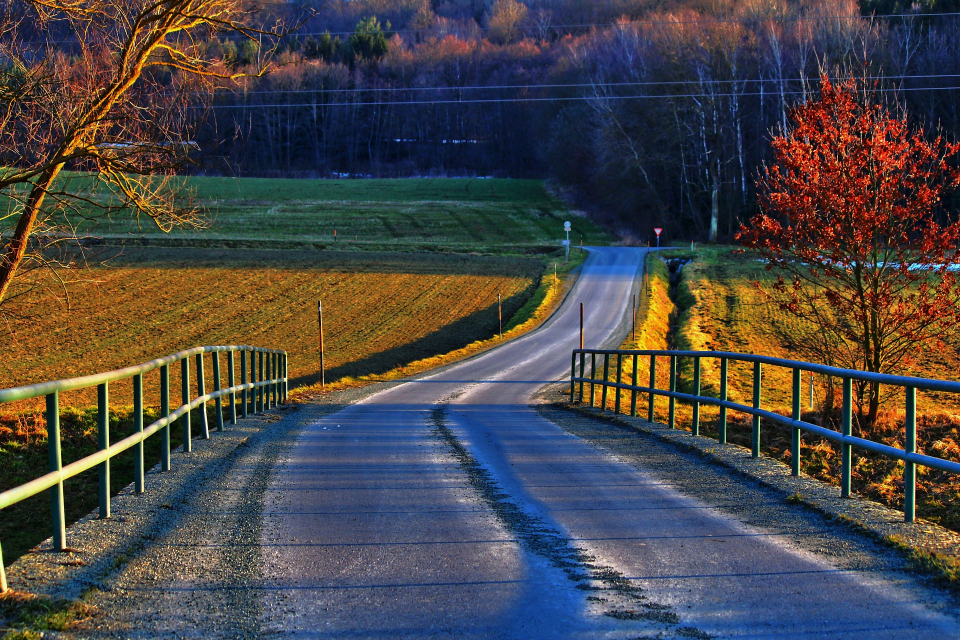
#> input picture country-road-644685_1920.jpg, 1920 x 1280 px, found by its file name (shown at 1/2 size)
$ jupyter execute '20 image erosion.ipynb'
#> lines starting #> are read from the running program, lines starting #| are printed output that depends on the picture
# Morpholigical operations

morpholigical transformations are some simple operations based on the image shape. it is normally performed on <b> binary images </b>.   it needs 2 inputs , 1 is for original image and 2is for called structuring element or kernel which decides the nature of the operation.                             Two basic morphological operators are erosion and dilation. then its variant forms like opening, closing, gradient etc also comes into play. we will see them one by one with the following images.

1. erosion
2. dilation
3. opening
4. closing
5. morpholigical gradient
6. top hat
7. black hat

# Erosion

the basic idea of erosion is just like soil erosion only, if erodes away the boundaries of foreground object. so what it does? the kernel slides through the image . A pixel in the original image either 0 or 1 will be considered 1 only if all the pixels under the kernel is 1, otherwise it is eroded(made to zero).

so what happens is that, all the pixels near boundary will be discarded depending upon the size f kernel. so the thickness or the size of the forground object decreases or simply white region decreases in the image. it is useful for removing small white noises , detach two connected  objects etc.

[cell 1]
import cv2
import numpy as np

[cell 2]
img_path_road = r"C:\Users\photos\country-road-644685_1920.jpg"
img_path_girl = r"C:\Users\photos\model-2288068_1920.jpg"
img_path_moon = r"C:\Users\photos\beautiful-1434835_1920.jpg"

img_road = cv2.imread(img_path_road, 0)
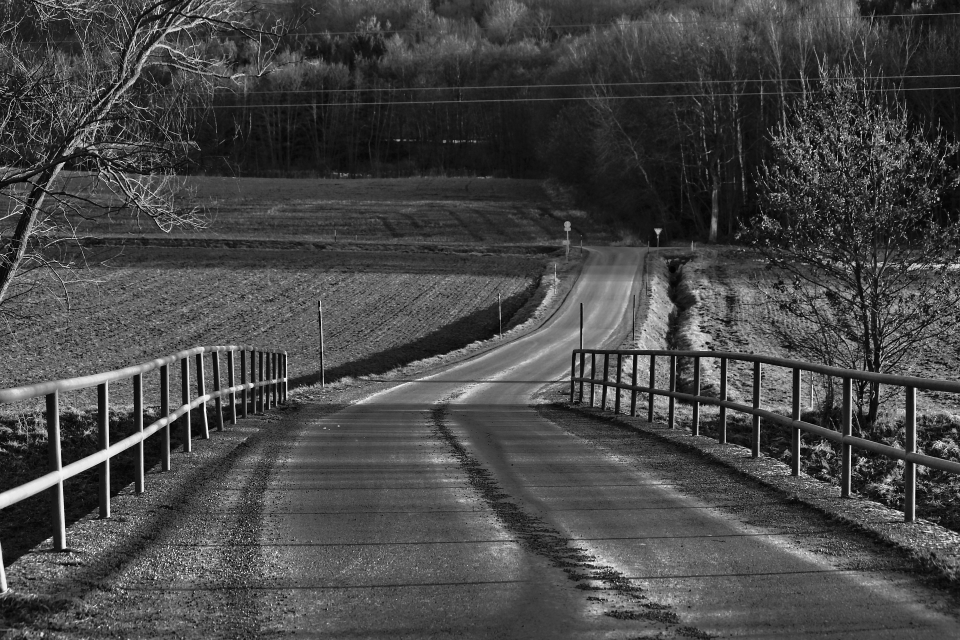
#> img_road: shape (1280, 1920) (shown at 1/2 size); min 0, max 255, mean 70.7
img_moon = cv2.imread(img_path_moon, 0)
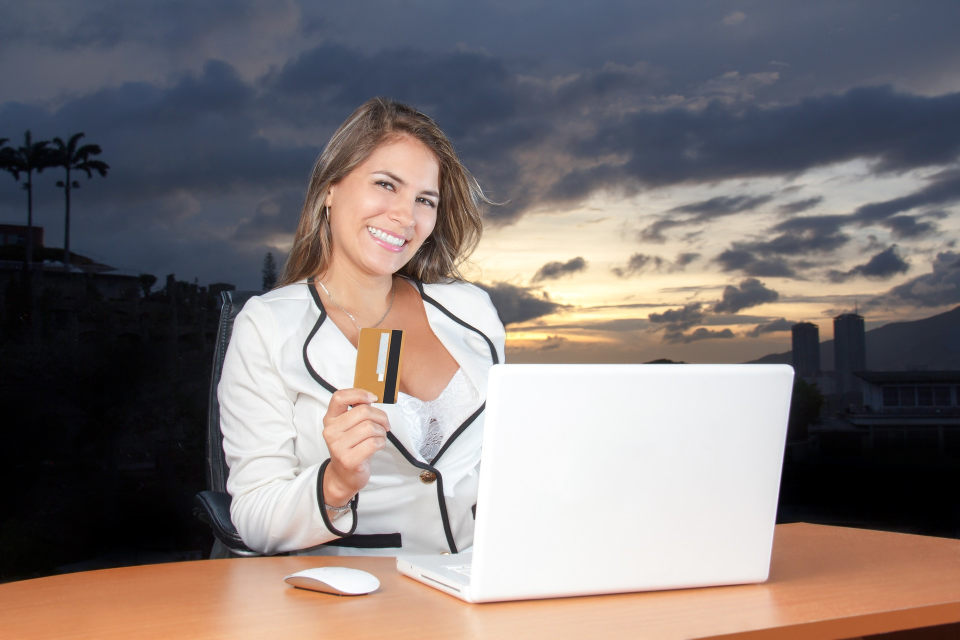
#> input picture beautiful-1434835_1920.jpg, 1920 x 1280 px, found by its file name (shown at 1/2 size)
#> img_moon: shape (1280, 1920); min 0, max 255, mean 121.9
img_girl = cv2.imread(img_path_girl, 0)
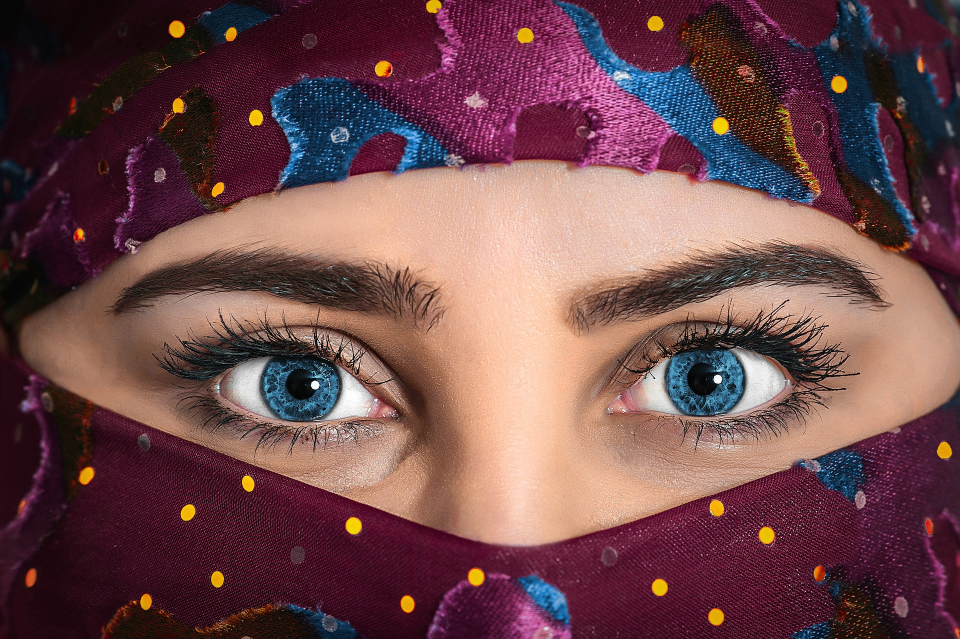
#> input picture model-2288068_1920.jpg, 1920 x 1277 px, found by its file name (shown at 1/2 size)
#> img_girl: shape (1277, 1920); min 0, max 255, mean 84.8

img = cv2.resize(img_moon, (600, 400))
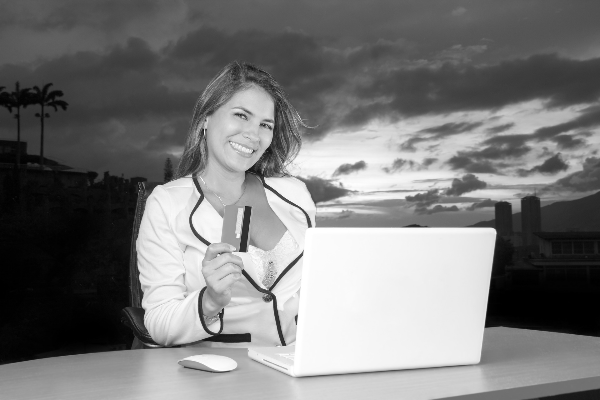
#> img: shape (400, 600); min 0, max 255, mean 121.8
img_girl = cv2.resize(img_girl, (600, 400))
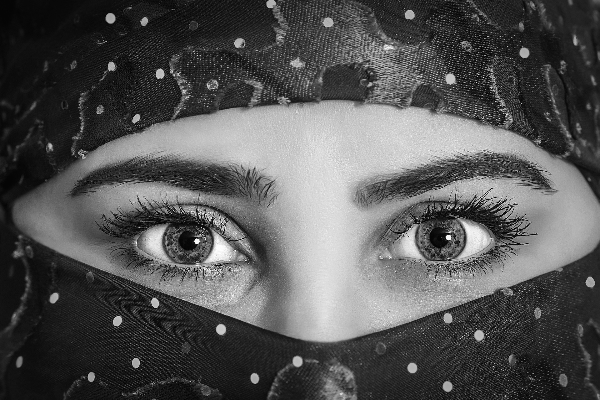
#> img_girl: shape (400, 600); min 0, max 255, mean 84.7

cv2.imshow("Image road", img)
cv2.imshow("Image moon", img_moon)
cv2.imshow("Image girl", img_girl)

cv2.waitKey(0)
cv2.destroyAllWindows()

[cell 3]
kernel = np.ones((5,5), dtype="uint8")
kernel

[cell 4]
img_path_girl

[cell 5]
# erode(src, kernel[, dst[, anchor[, iterations[, borderType[, borderValue]]]]]) -> dst
erode_img = cv2.erode(img_girl, kernel, iterations=1)
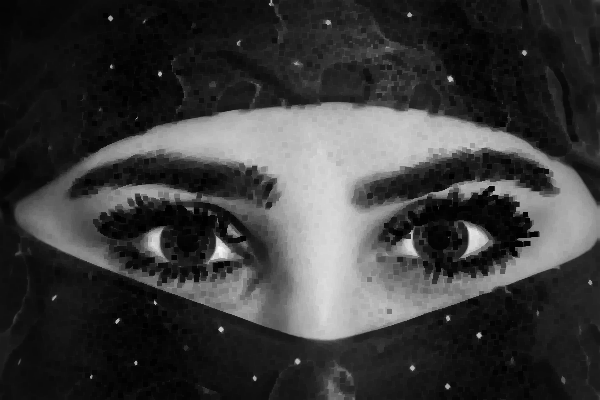
#> erode_img: shape (400, 600); min 0, max 251, mean 58.5

org_img_erode_img = np.hstack((img_girl, erode_img))
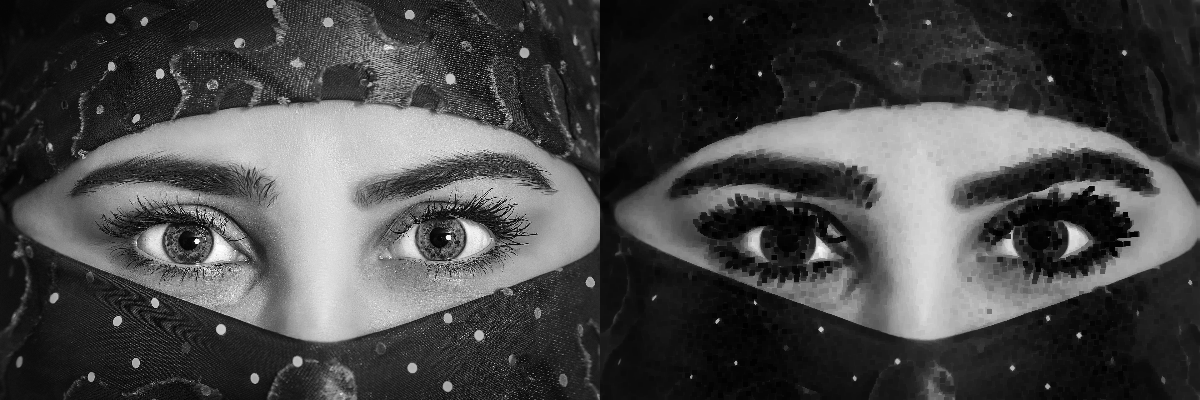
#> org_img_erode_img: shape (400, 1200); min 0, max 255, mean 71.6

cv2.imshow("Image", org_img_erode_img)
cv2.waitKey(0)
cv2.destroyAllWindows()

[cell 6]
erode_img = cv2.erode(img_moon, kernel, iterations=2)
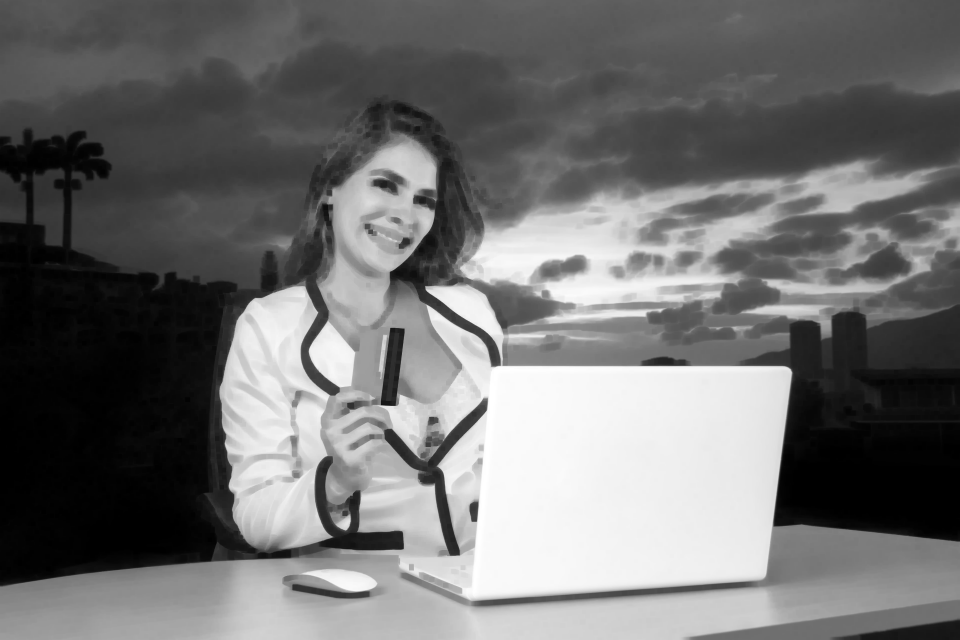
#> erode_img: shape (1280, 1920) (shown at 1/2 size); min 0, max 255, mean 112.6

org_img_erode_img = np.hstack((img_road, erode_img))
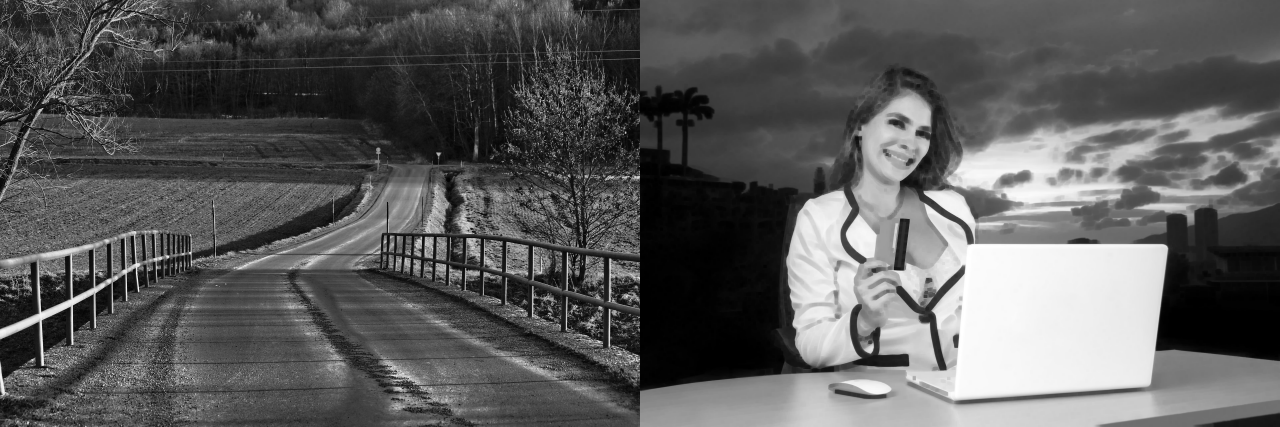
#> org_img_erode_img: shape (1280, 3840) (shown at 1/3 size); min 0, max 255, mean 91.7

cv2.imshow("Image", org_img_erode_img)
cv2.waitKey(0)
cv2.destroyAllWindows()
